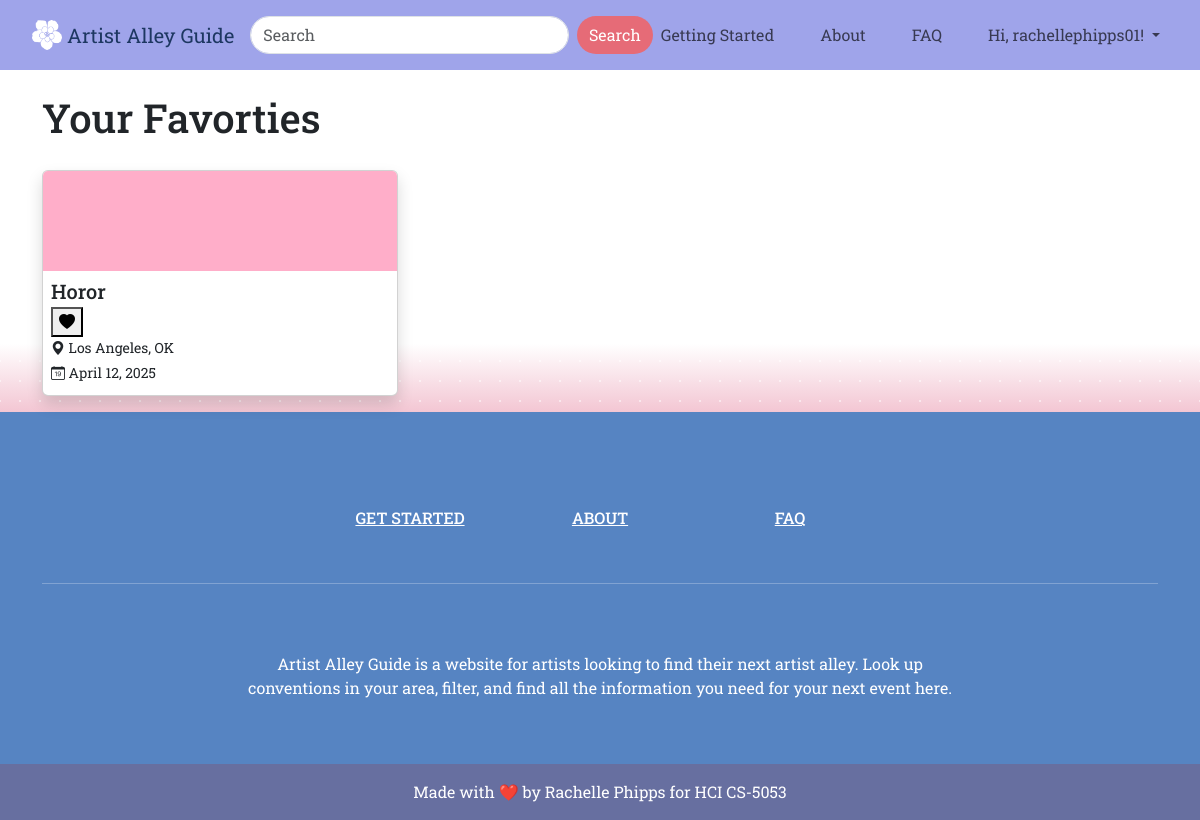
Page /my-favorites/ (signed in) on the earlier database version.
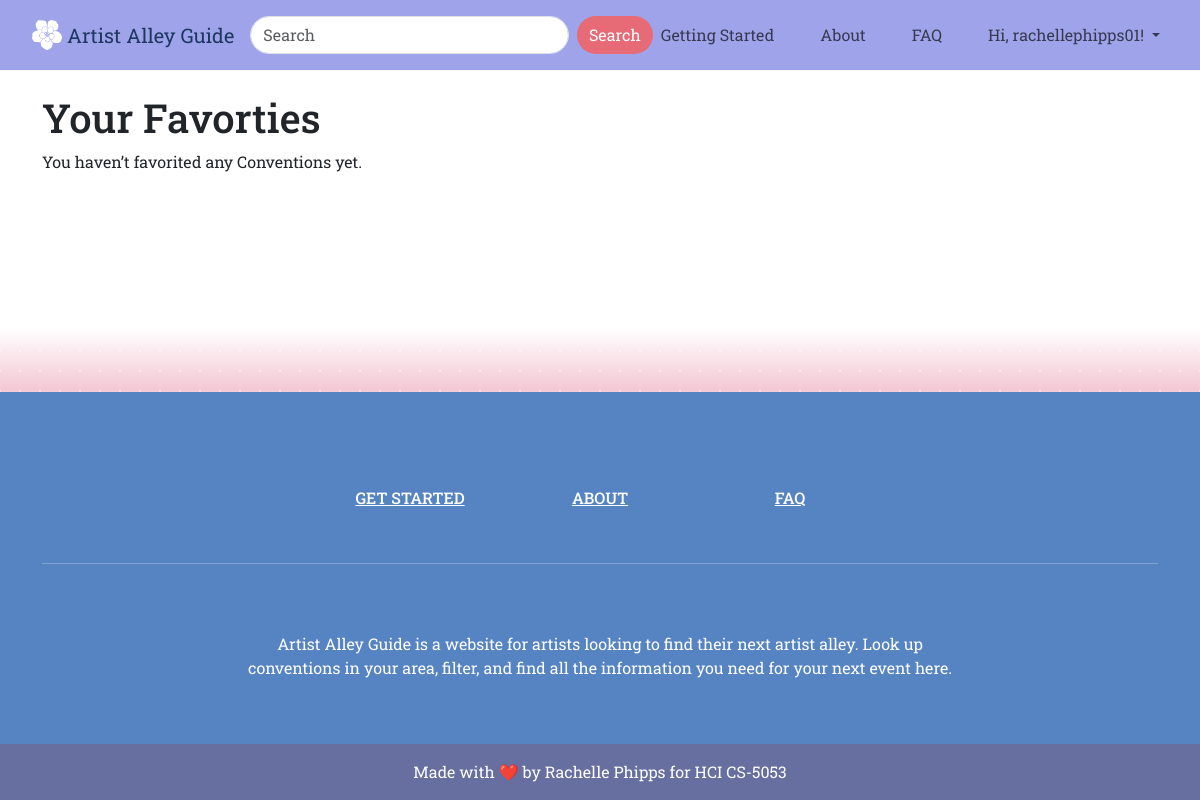
Same page on the later database version.
### conventions/models.py (models this page shows, shortened)
class Convention(models.Model):
    CON_TYPES = {
    "A": "Anime",
    "G": "Games",
    "F": "Furry",
    "C": "Comic",
    "H": "Horror",
    "G": "General",
    }
    name = models.CharField(max_length=64)
    con_date = models.DateField()
    city = models.CharField(max_length=30)
    state = models.CharField(max_length=2)
    website = models.CharField(max_length=64)
    num_attend = models.IntegerField(default=1)
    con_type = models.CharField(max_length=1, choices=CON_TYPES, default="G")
    description = models.TextField(blank=True, null=True)
    location = models.TextField(blank=True, null=True)
    num_days = models.IntegerField(default=1)
    image = models.ImageField(upload_to='images/', default='images/default.png')
    apply_date = models.DateField()
    table_cost = models.IntegerField()
    travel_cost = models.IntegerField()
    num_artists = models.IntegerField()
    art_description = models.TextField(blank=True, null=True)
    rating_total = models.IntegerField(default=0)
    rating_count = models.IntegerField(default=0)
    slug = models.SlugField(unique=True, blank=True)
    favorited_by = models.ManyToManyField(User, related_name='favorite_cons', blank=True)

### conventions/views.py (the view)
# urls.py: path('my-favorites/', views.my_favorites, name='my_favorites'),
@login_required
def my_favorites(request):
    favorites = request.user.favorite_cons.all()
    return render(request, 'my_favorites.html', {'favorites': favorites})

### templates/my_favorites.html
{% extends "base.html" %} {% load static %} {% block content%}
<div class="container">
  <br>
  <h1>Your Favorties</h1>
  {% if favorites %}
    <div class="row">
      {% for con in favorites %}
    <div class="col-md-4 mb-3">
      <div class="card shadow h-100" id="card-{{ con.id }}">
        <img
          src="{{ con.image.url }}"
          class="card-img-top object-fit-cover"
          style="height: 100px"
          alt="{{ con.name }}"
        />
        <div class="card-body p-2">
          <h5 class="card-title mb-1">
            <a
              href="{% url 'con_detail' con.slug %}"
              class="text-body text-decoration-none"
            >
              {{ con.name }}
            </a>
          </h5>
          <div class="con-fav" data-con-id="{{ con.id }}">
            <button class="favorite-btn" data-con-id="{{ con.id }}">
              {% if user in con.favorited_by.all %}
                <i class="bi bi-heart-fill"></i>
              {% else %}
                <i class="bi bi-heart"></i>
              {% endif %}
            </button>
          </div>
          <p class="card-location mb-1 small">
            <i class="bi bi-geo-alt-fill"></i> {{ con.city }}, {{ con.state }}
          </p>
          <p class="card-con_date mb-1 small">
            <i class="bi bi-calendar-date"></i> {{ con.con_date }}
          </p>
        </div>
      </div>
    </div>
  {% endfor %}
    </div>
  {% else %}
  <p>You haven’t favorited any Conventions yet.</p>
{% endif %}
</div>
{% endblock %}

Differences in the rows shown:
removed Convention: image (placeholder picture), name "Horor", city "Los Angeles", state "OK", con_date "April 12, 2025"
Other differences:
text now shown: "You haven’t favorited any Conventions yet."
